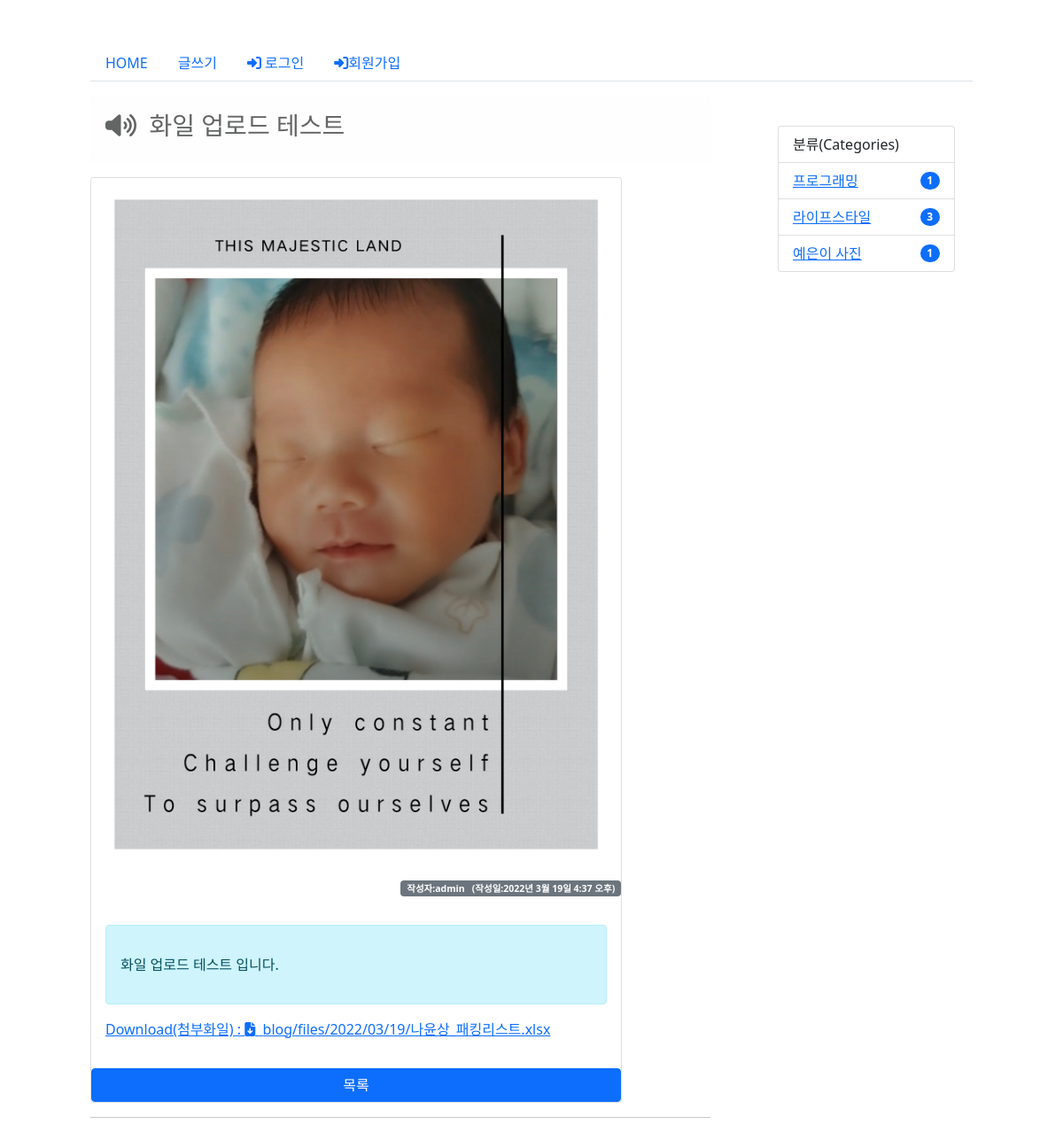
The page /blog/6/ on the database its author committed.
### blog/models.py (models this page shows, shortened)
class Post(models.Model):
    title = models.CharField(max_length=100)
    content = models.TextField()
    pub_date = models.DateTimeField()
    modify_date = models.DateTimeField(null=True, blank=True)
    photo = models.ImageField(upload_to='blog/images/%Y/%m/%d/',
                              null=True, blank=True)
    file = models.FileField(upload_to='blog/files/%Y/%m/%d/', null=True, blank=True)
    author = models.ForeignKey(User, on_delete=models.CASCADE)
    category = models.ForeignKey(Category, null=True, blank=True, on_delete=models.SET_NULL)

class Category(models.Model):
    name = models.CharField(max_length=50, unique=True) #카테고리 이름
    slug = models.SlugField(max_length=200, unique=True, allow_unicode=True) #한글인코딩
    def __str__(self):
        return self.name
    def get_absolute_url(self):
        return "/blog/category/{}".format(self.slug)
    class Meta:
        verbose_name_plural = 'Categories'

### blog/views.py (the view)
# urls.py: path('<int:post_id>/', views.detail, name='detail'),
def detail(request, post_id):
    post = get_object_or_404(Post, pk=post_id)
    categories = Category.objects.all()
    context = {'post':post, 'categories':categories}
    return render(request, 'blog/post_detail.html', context)

### templates/blog/post_detail.html (shortened to what this page needs)
{% extends 'base.html' %}
{% block content %}
        <section id="detail">
            <div class="alert alert-light my-3" role="alert">
                <h3><i class="fa-solid fa-volume-high"></i> &nbsp;{{ post.title }}</h3>
            </div>
                <div class="card" style="width: 600px;">
                    {% if post.photo %}
                    <figure class="figure">
                        <img src="{{ post.photo.url }}" class="figure-img img-fluid rounded" alt="...">
                        <figcaption class="figure-caption text-end">
                            <p class="card-text"><span class="badge bg-secondary">
                                작성자:{{ post.author }} &nbsp;&nbsp;(작성일:{{ post.pub_date }})</span></p>
                        </figcaption>
                    </figure>
                    {% endif %}
                      <div class="card-body">
                            <div class="alert alert-info" role="alert">
                                <p class="card-text">{{ post.content | linebreaks }}</p>
                            </div>
                        {% if post.file %}
                        <p><a href="{{ post.file.url }}"> Download(첨부화일) : <i class="fa-solid fa-file-arrow-down"></i> &nbsp{{ post.file }}</a></p>
                        {% endif %}
                      </div>
                            <a class="btn btn-primary" href="{% url 'blog:index' %}" role="button">목록</a>
                </div>
            <hr>
        </section>
        <aside>
            <ul class="list-group">
              <li class="list-group-item d-flex justify-content-between align-items-center">
                분류(Categories)
              </li>
                {% for category in categories %}
                    <button type="button" class="list-group-item list-group-item-action d-flex
                      justify-content-between align-items-center">
                        <a href="{{ category.get_absolute_url }}">
                            {{ category }}
                        </a>
                        <span class="badge bg-primary rounded-pill">{{ category.post_set.count }}</span>
                    </button>
                 {% endfor %}
            </ul>
        </aside>
{% endblock %}

### static/blog/css/style.css (style rules this page uses)
#list, #detail { width: 700px; float: left; }
aside { width: 200px; float:right; margin: 50px 20px 0 0; ; }

### rows shown on the page
Post: title "화일 업로드 테스트", photo (picture), author "admin", pub_date "2022년 3월 19일 4:37 오후", content "화일 업로드 테스트 입니다.", file "blog/files/2022/03/19/나윤상_패킹리스트.xlsx"
Category: name "프로그래밍", post_set.count "1"
Category: name "라이프스타일", post_set.count "3"
Category: name "예은이 사진", post_set.count "1"
